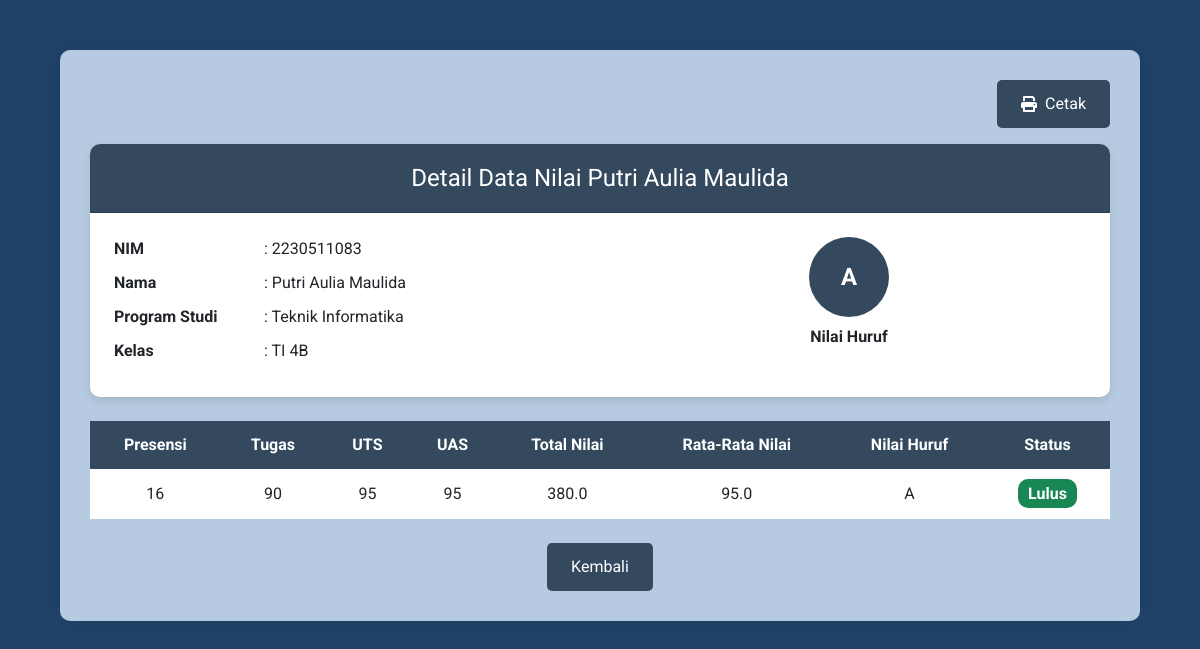
The page /detail/2230511083 on the database its author committed.
### tables this page shows
CREATE TABLE mahasiswa (
        nim TEXT PRIMARY KEY,
        nama TEXT,
        program_studi TEXT,
        kelas TEXT,
        presensi INTEGER,
        tugas INTEGER,
        uts INTEGER,
        uas INTEGER,
        total_nilai REAL,
        rata_rata_nilai REAL,
        nilai_huruf TEXT,
        status TEXT
    );

### App.py (the view)
@app.route('/detail/<nim>')
def detail(nim):
    openDb()
    cursor.execute('SELECT * FROM mahasiswa WHERE nim = ?', (nim,))
    data = cursor.fetchone()
    closeDb()
    return render_template('detail.html', data=data)

### App.py (called while the page is built)
def openDb():
    global conn, cursor
    conn = sqlite3.connect('nilai_mahasiswa.db')
    cursor = conn.cursor()

def closeDb():
    global conn, cursor
    cursor.close()
    conn.close()

### templates/detail.html (shortened to what this page needs)
<!DOCTYPE html>
<html lang="en">
<head>
    <link href="https://cdn.jsdelivr.net/npm/bootstrap@5.3.0/dist/css/bootstrap.min.css" rel="stylesheet">
    <link href="https://cdnjs.cloudflare.com/ajax/libs/font-awesome/6.0.0-beta3/css/all.min.css" rel="stylesheet">
</head>
<body>
    <div class="container-custom">
        <div class="d-flex justify-content-end align-items-center mb-3">
            <button class="btn-print" onclick="window.print()">
                <i class="fas fa-print"></i> Cetak
            </button>
        </div>
        <div class="card mb-4">
            <div class="card-header">
                Detail Data Nilai {{ data[1] }}
            </div>
            <div class="card-body">
                <div class="row">
                    <div class="col-md-6">
                        <div class="data-row">
                            <span class="data-label">NIM</span>
                            <span class="data-value">: {{ data[0] }}</span>
                        </div>
                        <div class="data-row">
                            <span class="data-label">Nama</span>
                            <span class="data-value">: {{ data[1] }}</span>
                        </div>
                        <div class="data-row">
                            <span class="data-label">Program Studi</span>
                            <span class="data-value">: {{ data[2] }}</span>
                        </div>
                        <div class="data-row">
                            <span class="data-label">Kelas</span>
                            <span class="data-value">: {{ data[3] }}</span>
                        </div>
                    </div>
                    <div class="col-md-6 text-center">
                        <div class="grade-circle">
                            {{ data[10] }}
                        </div>
                        <p class="mt-2 nilai-huruf-label"><strong>Nilai Huruf</strong></p>
                    </div>
                </div>
            </div>
        </div>
        <table class="table-custom">
            <thead>
                <tr>
                    <th>Presensi</th>
                    <th>Tugas</th>
                    <th>UTS</th>
                    <th>UAS</th>
                    <th>Total Nilai</th>
                    <th>Rata-Rata Nilai</th>
                    <th>Nilai Huruf</th>
                    <th>Status</th>
                </tr>
            </thead>
            <tbody>
                <tr>
                    <td>{{ data[4] }}</td>
                    <td>{{ data[5] }}</td>
                    <td>{{ data[6] }}</td>
                    <td>{{ data[7] }}</td>
                    <td>{{ data[8] }}</td>
                    <td>{{ data[9] }}</td>
                    <td id="print-grade">{{ data[10] }}</td>
                    <td>
                        <span class="status-badge {% if data[11] == 'Lulus' %}bg-success{% else %}bg-danger{% endif %}">
                            {{ data[11] }}
                        </span>
                    </td>
                </tr>
            </tbody>
        </table>
        <div class="text-center mt-4">
            <a href="{{ url_for('index') }}" class="btn-custom">Kembali</a>
        </div>
    </div>
</body>
</html>

### templates/detail.html (style rules this page uses)
body { background-color: #1f4368; font-family: 'Roboto', sans-serif; margin: 0; padding: 0; }
.container-custom { width: 90%; max-width: 1200px; margin: 50px auto; background-color: rgba(221, 238, 255, 0.8); padding: 30px; border-radius: 10px; box-shadow: 0 0 20px rgba(0, 0, 0, 0.1); }
.card { border: none; border-radius: 10px; overflow: hidden; box-shadow: 0 4px 8px rgba(0, 0, 0, 0.1); }
.card-header { background-color: #34495e; color: #fff; padding: 1rem; font-size: 1.5rem; text-align: center; }
.card-body { padding: 1.5rem; }
.grade-circle { width: 80px; height: 80px; border-radius: 50%; background-color: #34495e; color: #fff; display: flex; align-items: center; justify-content: center; font-size: 1.5rem; font-weight: bold; margin: 0 auto; }
.status-badge { padding: 5px 10px; border-radius: 10px; font-weight: bold; color: #fff; }
.btn-custom { display: inline-block; padding: 12px 24px; color: #fff; background-color: #34495e; border: none; border-radius: 5px; text-decoration: none; font-size: 16px; transition: background-color 0.3s; text-align: center; align-items: left; }
.btn-print { display: inline-flex; align-items: center; background-color: #34495e; color: #fff; border: none; border-radius: 5px; padding: 12px 24px; font-size: 16px; cursor: pointer; transition: background-color 0.3s; }
.btn-print i { margin-right: 8px; }
.table-custom { width: 100%; margin-top: 20px; }
.table-custom th, .table-custom td { padding: 12px 15px; text-align: center; border-bottom: 1px solid #fff; }
.table-custom td { background-color: #fff; }
.table-custom th { background-color: #34495e; color: #fff; font-weight: bold; }
.data-row { display: flex; align-items: center; margin-bottom: 10px; }
.data-label { width: 150px; font-weight: bold; }
.data-value { flex: 1; }

### rows shown on the page
mahasiswa: nama "Putri Aulia Maulida", nim "2230511083", program_studi "Teknik Informatika", kelas "TI 4B", nilai_huruf "A", presensi "16", tugas "90", uts "95", uas "95", total_nilai "380.0", rata_rata_nilai "95.0", status "Lulus"
